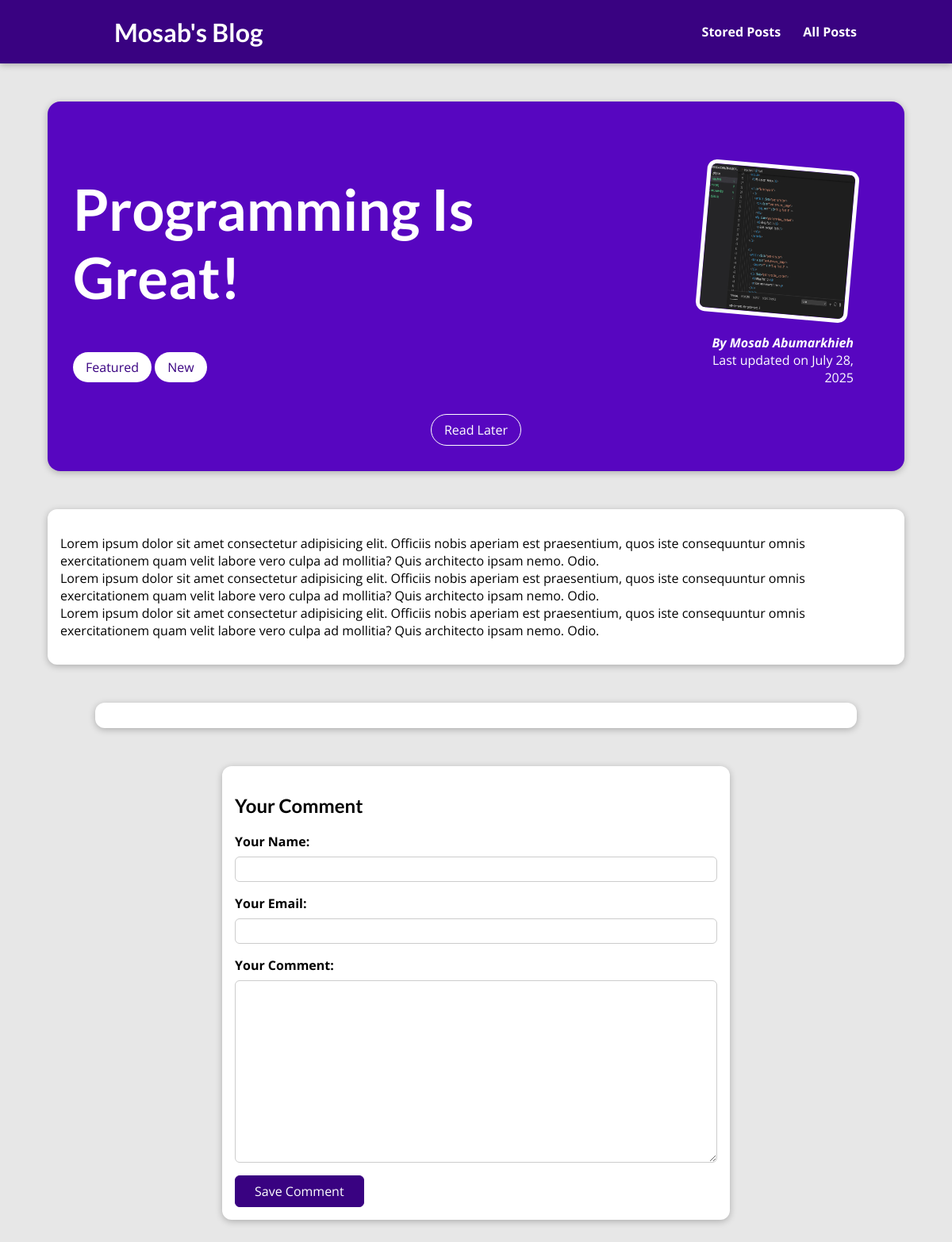
Page /posts/programming-is-fun on the committed database.
### blog/models.py (models this page shows, shortened)
class Post(models.Model):
    title = models.CharField(max_length=150)
    excerpt = models.CharField(max_length=200)
    image = models.ImageField(upload_to="posts", null=True)
    date = models.DateField(auto_now=True)
    slug = models.SlugField(unique=True, db_index=True)
    content = models.TextField(validators=[MinLengthValidator(10)])
    author = models.ForeignKey(
        Author, on_delete=models.SET_NULL, null=True, related_name="posts")
    tags = models.ManyToManyField(Tag)

class Tag(models.Model):
    caption = models.CharField(max_length=30)

class Author(models.Model):
    first_name = models.CharField(max_length=100)
    last_name = models.CharField(max_length=100)
    email_address = models.EmailField(max_length=250)
    def __str__(self):
        return f'{self.first_name} {self.last_name}'

### blog/views.py (the view, shortened to what this page needs)
# urls.py: path('posts/<slug:slug>', views.SinglePostView.as_view(), name="post-detail-page"),
class SinglePostView(View):
    def is_stored_for_later(self, request, post_id):
        stored_posts = request.session.get("stored_posts")
        if stored_posts is not None:
            is_saved_for_later = post_id in stored_posts
        else:
            is_saved_for_later = False
        return is_saved_for_later
    def get(self, request, slug):
        post = Post.objects.get(slug=slug)
        context = {
            "post": post,
            "tags": post.tags.all(),
            "comment_form": CommentForm(),
            "comments": post.comments.all().order_by("-id"),
            "saved_for_later": self.is_stored_for_later(request, post.id)
        }
        return render(request, "blog/post-detail.html", context)

### blog/forms.py
class CommentForm(forms.ModelForm):
  class Meta:
    model = Comment
    exclude = ["post"]
    labels = {
      "user_name": "Your Name",
      "user_email": "Your Email",
      "text": "Your Comment"
    }

### blog/templates/blog/post-detail.html (shortened to what this page needs)
{% extends "base.html" %}
{% load static %}
{% block stylesheet %}
  <link rel="stylesheet" href="{% static "blog/post-detail.css" %}" />
{% endblock stylesheet %}
{% block content %}
  <section id="top-container">
    <div id="summary">
      <div class="title-tag">
        <h2>{{ post.title }}</h2>
        {% for tag in tags %}
          <span class="tag">{{ tag.caption }}</span>
        {% endfor %}
      </div>
      <article>
        <img src="{{ post.image.url }}" alt="{{ post.title }}" />
        <address>By <a href="mailto:{{ post.author.email_address }}">{{ post.author }}</a></address>
        <div>
          Last updated on <time>{{ post.date }}</time>
        </div>
      </article>
    </div>
    <div id="read-later-container">
      <form action="{% url "read-later" %}" method="POST">
        <button id="read-later-button" class="tag">
          {% if saved_for_later %}
            Remove from Saved
          {% else %}
            Read Later
          {% endif %}
        </button>
      </form>
    </div>
  </section>
  <main>
    <p>
      {{ post.content|linebreaks }}
    </p>
  </main>
  <section id="comments">
  </section>
  <section id="comment-form">
    <h2>Your Comment</h2>
    <form action="{% url "post-detail-page" post.slug %}" method="POST">
      {% for form_field in comment_form %}
        <div class="form-control {% if form_field.errors %}invalid{% endif %}">
          {{ form_field.label_tag }}
          {{ form_field }}
        </div>
      {% endfor %}
      <button>Save Comment</button>
    </form>
  </section>
{% endblock content %}

### static/app.css (style rules this page uses)
* { box-sizing: border-box; }
html { font-family: 'Open Sans', 'Lato', sans-serif; }
body { margin: 0; }
h1, h2, h3 { font-family: 'Lato', sans-serif; font-weight: bold; }

### blog/static/blog/post-detail.css (style rules this page uses)
body { background-color: #e7e7e7; }
#summary { display: flex; justify-content: space-evenly; }
#top-container { margin: 8rem auto 3rem auto; padding: 2rem; width: 90%; max-width: 90rem; border-radius: 16px; background-color: #5706c0; position: relative; box-shadow: 0 2px 8px rgba(0, 0, 0, 0.25); min-height: 22rem; height: auto; }
#summary h2 { color: white; font-size: 4.5rem; flex-wrap: wrap; margin-right: 1.5rem; }
.tag { background-color: white; color: #390281; padding: 0.5rem 1rem; border-radius: 20px; text-align: center; }
#summary article { position: relative; top: 2rem; right: 0rem; padding: 1rem 2rem; border-radius: 12px; text-align: right; color: white; }
#summary article img { width: 12rem; height: 12rem; border-radius: 12px; transform: rotateZ(5deg); border: 5px solid white; margin-bottom: 1rem; }
#summary address { font-weight: bold; }
#summary a { color: white; text-decoration: none; }
main { width: 90%; max-width: 90rem; margin: 3rem auto; background-color: white; padding: 1rem; border-radius: 12px; box-shadow: 0 2px 8px rgba(0, 0, 0, 0.25); }
.form-control { margin-bottom: 1rem; }
.form-control label { font-weight: bold; margin-bottom: .5rem; display: block; }
.form-control input, .form-control textarea { display: block; width: 100%; font: inherit; padding: .25rem; border-radius: 6px; border: 1px solid #ccc; }
#comment-form, #comments { margin: 3rem auto; width: 90%; max-width: 40rem; border-radius: 12px; background-color: white; box-shadow: 0 2px 8px rgba(0, 0, 0, 0.25); padding: 1rem; }
#comment-form button { font: inherit; background-color: #390281; color: white; border: 1px solid #390281; padding: .5rem 1.5rem; border-radius: 6px; cursor: pointer }
#comments { max-width: 60rem; padding: 1rem 2rem; }
#read-later-container { margin-top: 3rem; text-align: center; }
#read-later-button { font-size: 1.5rem; border: 1px solid white; background-color: transparent; color: white; font: inherit; cursor: pointer; }

### rows in the picture
Post: title "Programming Is Great!", image (picture), author "Mosab Abumarkhieh", date "July 28, 2025", content "Lorem ipsum dolor sit amet consectetur adipisicing elit. Officiis nobis aperiam est praesentium, quos iste consequuntur omnis exercitationem quam velit labore vero culpa ad mollitia? Quis architecto ipsam nemo. Odio. Lorem ipsum dolor sit amet consectetur adipisicing elit. Officiis nobis aperiam est praesentium, quos iste consequuntur omnis exercitationem quam velit labore vero culpa ad mollitia? Quis architecto ipsam nemo. Odio. Lorem ipsum dolor sit amet consectetur adipisicing elit. Officiis nobis aperiam est praesentium, quos iste consequuntur omnis exercitationem quam velit labore vero culpa ad mollitia? Quis architecto ipsam nemo. Odio."
Tag: caption "Featured"
Tag: caption "New"
